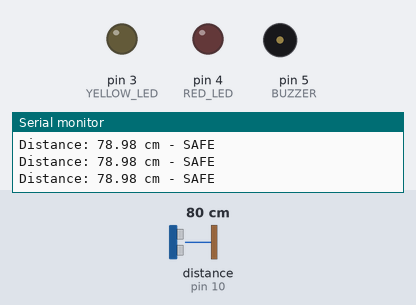
Recording of a sketch running on a simulated Arduino Uno, built with avr-gcc and run on an emulated ATmega328P. Parts: output pins drawn as LEDs (lit = HIGH), buzzer (waves = sounding), the last lines printed to the serial monitor. Wiring (inferred from the names in the program): ultrasonic range finder: trigger pin 9; echo pin 10. Dashed ring = blinking. The test bench sets the inputs (shaded band); at power-on: distance to the obstacle (sensor on pin 10) 80 cm. The echo pulse lasts 58.3 µs per cm; pins used as bus, display or sensor lines are not drawn.

Above: at 1.3 s.
1.4 s: distance to the obstacle (sensor on pin 10) set to 55 cm
2.9 s: distance to the obstacle (sensor on pin 10) set to 48 cm
At 3.33 s:
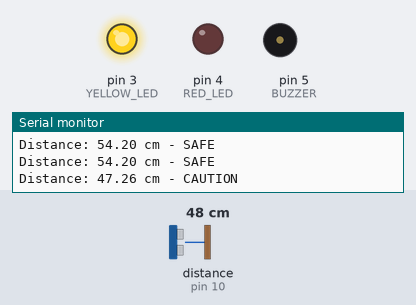
5.9 s: distance to the obstacle (sensor on pin 10) set to 23 cm
8.9 s: distance to the obstacle (sensor on pin 10) set to 18 cm
At 9.12 s:
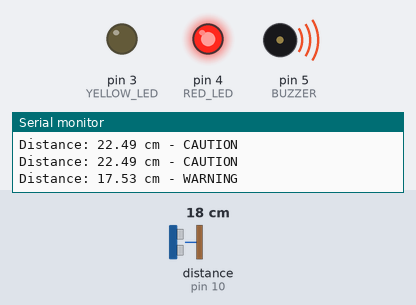
11.9 s: distance to the obstacle (sensor on pin 10) set to 12 cm
14.9 s: distance to the obstacle (sensor on pin 10) set to 9 cm
At 15.18 s:
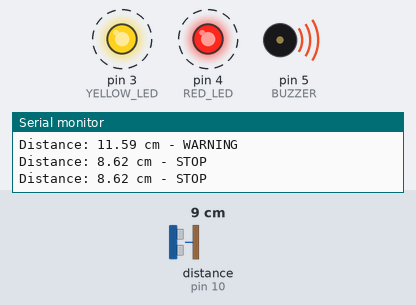
Timing chart, 0 to 18.9 s (numbered marks = the images above; inputs shaded):
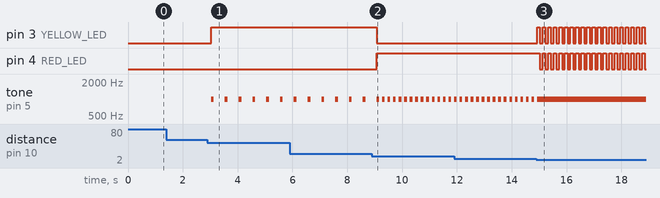

The sketch:

parking_sensor.ino
```cpp
// Q22 - Ultrasonic Parking Sensor
// Author: Rubadharshini
// Description: Parking distance alert using HC-SR04

#define TRIG_PIN 9
#define ECHO_PIN 10

#define YELLOW_LED 3
#define RED_LED 4
#define BUZZER 5

void setup() {
  Serial.begin(9600);

  pinMode(TRIG_PIN, OUTPUT);
  pinMode(ECHO_PIN, INPUT);

  pinMode(YELLOW_LED, OUTPUT);
  pinMode(RED_LED, OUTPUT);

  pinMode(BUZZER, OUTPUT);
}

void loop() {

  long duration;
  float distance;

  // Generate ultrasonic pulse
  digitalWrite(TRIG_PIN, LOW);
  delayMicroseconds(2);

  digitalWrite(TRIG_PIN, HIGH);
  delayMicroseconds(10);

  digitalWrite(TRIG_PIN, LOW);

  // Read echo pulse
  duration = pulseIn(ECHO_PIN, HIGH);

  // Calculate distance
  distance = duration * 0.034 / 2;

  Serial.print("Distance: ");
  Serial.print(distance);
  Serial.print(" cm - ");

  // SAFE
  if (distance > 50) {

    Serial.println("SAFE");

    digitalWrite(YELLOW_LED, LOW);
    digitalWrite(RED_LED, LOW);
    noTone(BUZZER);

    delay(500);
  }

  // CAUTION
  else if (distance > 20) {

    Serial.println("CAUTION");

    digitalWrite(YELLOW_LED, HIGH);
    digitalWrite(RED_LED, LOW);

    tone(BUZZER, 1000);
    delay(100);
    noTone(BUZZER);
    delay(400);
  }

  // WARNING
  else if (distance > 10) {

    Serial.println("WARNING");

    digitalWrite(YELLOW_LED, LOW);
    digitalWrite(RED_LED, HIGH);

    tone(BUZZER, 1000);
    delay(100);
    noTone(BUZZER);
    delay(100);
  }

  // STOP
  else {

    Serial.println("STOP");

    digitalWrite(YELLOW_LED, HIGH);
    digitalWrite(RED_LED, HIGH);

    tone(BUZZER, 1000);
    delay(100);

    digitalWrite(YELLOW_LED, LOW);
    digitalWrite(RED_LED, LOW);
    delay(100);
  }
}
```

Measured:
- the behaviour switches between 51 and 50 cm on distance to the obstacle (sensor on pin 10) (found by bisection; images 0 and 1)
- the behaviour switches between 21 and 20 cm on distance to the obstacle (sensor on pin 10) (found by bisection; images 1 and 2)
- the behaviour switches between 11 and 10 cm on distance to the obstacle (sensor on pin 10) (found by bisection; images 2 and 3)
- after the input at 2.9 s, pin 3 (YELLOW_LED): LOW → HIGH after 0.13 s; tone on pin 5 (BUZZER): alternates 1000 Hz for 0.10 s and silent for 0.40 s, starting after 0.13 s
- after the input at 8.9 s, pin 3 (YELLOW_LED): HIGH → LOW after 0.17 s; pin 4 (RED_LED): LOW → HIGH after 0.17 s; tone on pin 5 (BUZZER): alternates 1000 Hz for 0.10 s and silent for 0.10 s, starting after 0.37 s
- after the input at 14.9 s, pin 3 (YELLOW_LED): alternates HIGH for 0.10 s and LOW for 0.10 s, starting at once; pin 4 (RED_LED): alternates HIGH for 0.10 s and LOW for 0.10 s, starting after 0.13 s; tone on pin 5 (BUZZER): goes on until 14.9 s, then stays 1000 Hz
